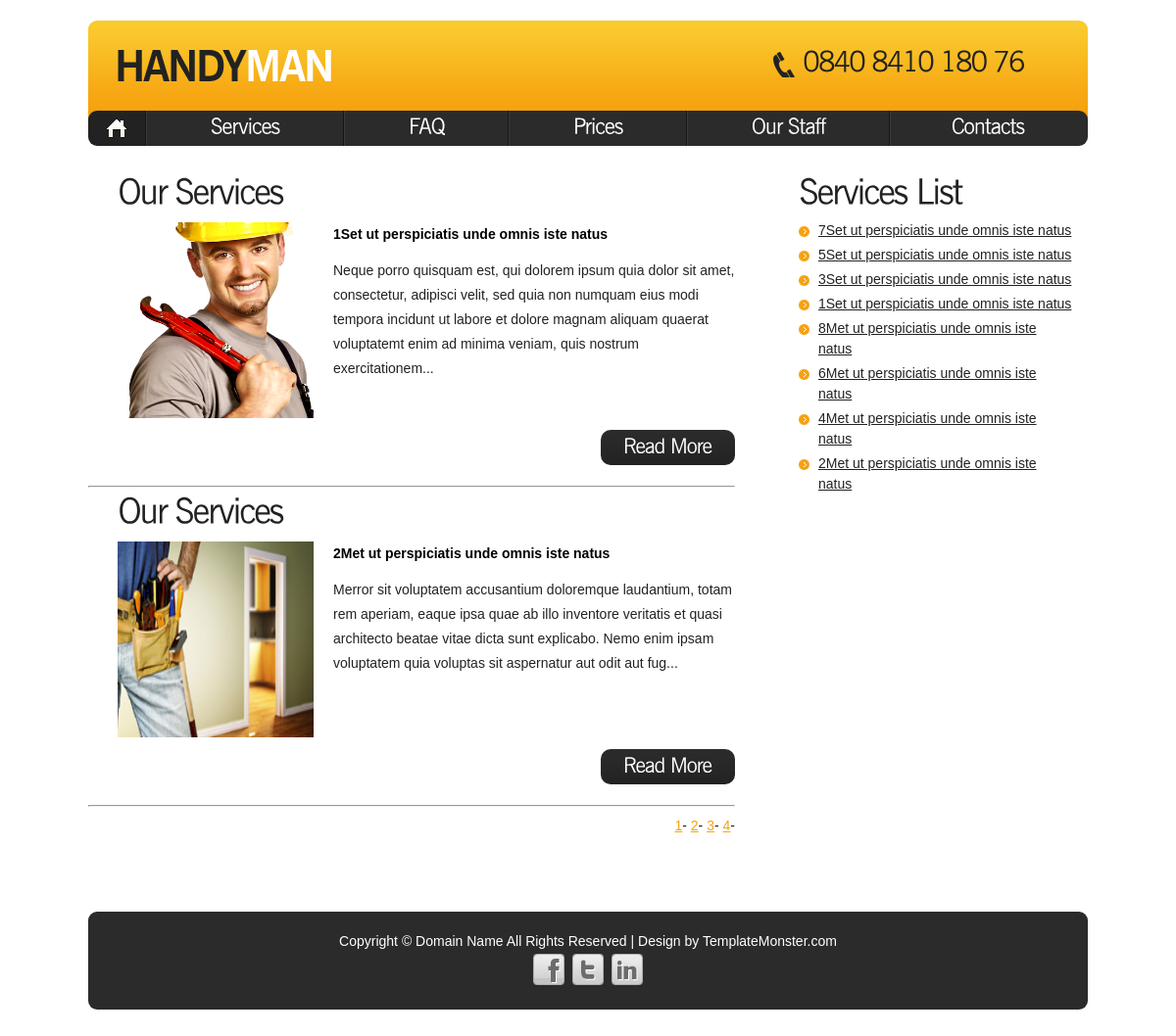
/services.php, run on the app's committed database.
### tables this page shows
CREATE TABLE `config` (
  `config_id` int(11) NOT NULL,
  `config_logo` varchar(250) NOT NULL,
  `config_phone` varchar(20) NOT NULL,
  `config_title` varchar(70) NOT NULL,
  `config_desc` varchar(250) NOT NULL,
  `config_keywords` varchar(250) NOT NULL,
  `config_face` varchar(100) NOT NULL,
  `config_twit` varchar(100) NOT NULL,
  `config_footer` varchar(500) NOT NULL,
  `config_address` varchar(500) NOT NULL,
  `config_email` varchar(100) NOT NULL,
  `config_fax` varchar(50) NOT NULL,
  `config_author` varchar(25) NOT NULL
);

CREATE TABLE `menu` (
  `menu_id` int(11) NOT NULL,
  `menu_name` varchar(25) NOT NULL,
  `menu_url` varchar(250) NOT NULL
);

CREATE TABLE `services` (
  `services_id` int(11) NOT NULL,
  `services_date` datetime NOT NULL,
  `services_name` varchar(100) NOT NULL,
  `services_detail` varchar(2000) NOT NULL,
  `services_path` varchar(250) NOT NULL,
  `services_hit` varchar(50) NOT NULL DEFAULT '0'
);

### seo.php (called while the page is built)
<?php
function seo($s) {
    $tr = array('ş','Ş','ı','I','İ','ğ','Ğ','ü','Ü','ö','Ö','Ç','ç','(',')','/',' ',',','?');
    $eng = array('s','s','i','i','i','g','g','u','u','o','o','c','c','','','-','-','','');
    $s = str_replace($tr,$eng,$s);
    $s = strtolower($s);
    $s = preg_replace('/&amp;amp;amp;amp;amp;amp;amp;amp;amp;.+?;/', '', $s);
    $s = preg_replace('/\s+/', '-', $s);
    $s = preg_replace('|-+|', '-', $s);
    $s = preg_replace('/#/', '', $s);
    $s = str_replace('.', '', $s);
    $s = trim($s, '-');
    return $s;
}
?>

### services.php (the view, shortened to what this page needs)
<?php
  include 'header.php';
?>
    <section id="content">
      <div class="wrapper">
        <article class="col-1">
        <?php
         $pagination = 2;
         $run_pagination = mysqli_query($conn,"SELECT * FROM services");
         $all_services = mysqli_num_rows($run_pagination);
         $all_pagination = ceil($all_services/$pagination);
         $pagin= isset($_GET['pagin']) ? (int) $_GET['pagin']:1;
         $limit = ($pagin -1)* $pagination;
        $run_services = mysqli_query($conn,"SELECT * FROM services ORDER BY services_name LIMIT $limit,$pagination");
        while($row_services=mysqli_fetch_assoc($run_services)){?>
          <div class="indent-left">
            <h3 class="prev-indent-bot">Our Services</h3>
            <div class="wrapper prev-indent-bot">
              <figure class="img-indent"><img width="200px;" height="200px;" src="admin/<?php echo $row_services['services_path']; ?>" alt=""></figure>
              <div class="extra-wrap">
                <h6 class="prev-indent-bot"><?php echo $row_services['services_name']; ?> </h6>
                 <?php echo substr($row_services['services_detail'],0,250); ?>...</div>
            </div>
            <a style="float:right; " class="button-2" href="<?=seo($row_services['services_name']).'-'.$row_services['services_id'];?>">Read More</a> </div>
            <br>
            <br>
        <hr>
        <?php } ?>
        <div align="right" class="col-md-12">
        <?php
            $p=0;
            while($p < $all_pagination){
            $p++; ?>
            <a href="services.php?pagin=<?php echo $p;?>"><?php echo $p; ?></a>-
           <?php } ?>
           </div>
        </article>
        <article class="col-2">
          <h3 class="p1">Services List</h3>
          <ul class="list-1">
          <?php
            $run_services = mysqli_query($conn,"SELECT * FROM services ORDER BY services_hit DESC limit 10");
            while($row_services=mysqli_fetch_assoc($run_services)){?>
                    <li><a href="view_services.php?services_id=<?php echo $row_services['services_id']; ?>"> <?php echo $row_services['services_name']; ?></a></li>
            <?php } ?>
         </ul>
        </article>
      </div>
    </section>
    <aside>
      <div class="block"></div>
    </aside>
  </div>
</div>
<?php include 'footer.php';?>

### header.php (shortened to what this page needs)
<?php
include 'db.php';
include 'seo.php';
$run_config= "SELECT * FROM config";
$con_config= mysqli_query($conn,$run_config);
$row_config = mysqli_fetch_assoc($con_config);
?>
<!DOCTYPE html>
<html lang="en">
<head>
    <link rel="stylesheet" href="css/reset.css" type="text/css" media="screen">
    <link rel="stylesheet" href="css/styles.css" type="text/css" media="screen">
    <link rel="stylesheet" href="css/layout.css" type="text/css" media="screen">
    <link href="assets/css/bootstrap-fileupload.min.css" rel="stylesheet"/>
</head>
<body id="page1">
<div class="extra">
    <div class="main">
        <header>
            <div class="indent">
                <div class="row-top">
                    <div class="wrapper">
                        <img style="margin: 30px 0px 0px 30px;" src="<?php echo $row_config['config_logo']; ?>">
                        <strong class="support"><?php echo $row_config['config_phone']; ?></strong> </div>
                </div>
                <nav>
                    <ul class="menu">
                        <li><a class="active" href="index.php">Home</a></li>
                      <?php
                            $count_sql= mysqli_query($conn,"SELECT * FROM menu");
                            $count_menu = mysqli_num_rows($count_sql);
                            $count=0;
                                while($row_menu=mysqli_fetch_assoc($count_sql)){
                                    $count++; ?>
                                 <li class="<?php
                                    if($count_menu == $count){
                                        echo "last";
                                    }
                                 ?>"><a href="<?php echo $row_menu['menu_url'];?>"><?php echo $row_menu['menu_name'];?> </a></li>
                      <?php   }     ?>
                </nav>
            </div>
        </header>

### footer.php (shortened to what this page needs)
<footer>
    <div class="main">
        <div class="footer-bg">
            <?php echo $row_config['config_footer']; ?>
            <ul class="list-services">
                <li><a class="tooltips" target="_blank" href="<?php echo $row_config['config_face']; ?>"></a></li>
                <li class="item-1"><a target="_blank" class="tooltips" href="<?php echo $row_config['config_twit']; ?>"></a></li>
                <li class="item-2"><a target="_blank" class="tooltips" href="https://www.linkedin.com/"></a></li>
            </ul>
        </div>
    </div>
</footer>
</body>
</html>

### css/styles.css (style rules this page uses)
article, aside, audio, canvas, command, datalist, details, embed, figcaption, figure, footer, header, hgroup, keygen, meter, nav, output, progress, section, source, video { display:block }
html { width:100% }
body { font-family:Arial, Helvetica, sans-serif; font-size:100%; color:#222; min-width:1020px; background:#fff }
.main { width:1020px; padding:0; margin:0 auto; font-size:0.875em; line-height:1.785em }
a { color:#f6a20e; outline:none }
.col-1, .col-2, .column-1, .column-2 { float:left }
.wrapper { width:100%; overflow:hidden; position:relative }
.extra-wrap { overflow:hidden }
p { margin-bottom:18px }
.p1 { margin-bottom:8px }
.indent { padding:21px 0 0; position:relative; overflow:hidden }
.indent-left { padding-left:30px }
.prev-indent-bot { margin-bottom:12px }
.img-indent { float:left; margin:0 20px 0px 0 }
.menu li a, .link, .button, .button-2, h1 a { text-decoration:none }
header { width:100%; position:relative; z-index:2; }
.row-top { width:100%; min-height:101px; background:url(../images/row-top-tail.gif) left top repeat-x #f6a20e; border-radius:9px 9px 0 0; -moz-border-radius:9px 9px 0 0; -webkit-border-radius:9px 9px 0 0; position:relative; overflow:hidden; z-index:1; }
.support { display:block; font-size:29px; line-height:1.2em; padding:29px 65px 0 30px; letter-spacing:-2px; background:url(../images/pic-1.png) 0 32px no-repeat; float:right; }
.menu { padding:0 0 0 0; width:100%; margin-top:-9px; position:relative; z-index:2; }
.menu li { float:left; position:relative; padding-right:2px; background:url(../images/menu-spacer.gif) right top repeat-y; }
.menu li.last { background:none; padding:0 }
.menu li a { display:block; font-size:22px; font-weight:400; line-height:2em; padding:6px 64px 8px 65px; color:#fff; text-transform:capitalize; letter-spacing:-1px; background:#2b2b2b; }
.menu li:first-child a { padding:6px 0 8px; width:58px; text-indent:-9999px; background:url(../images/menu-home-icon.png) center center no-repeat #2b2b2b; border-radius:9px 0 0 9px; -moz-border-radius:9px 0 0 9px; -webkit-border-radius:9px 0 0 9px; }
.menu li.last a { padding:6px 64px 8px 62px; border-radius:0 9px 9px 0; -moz-border-radius:0 9px 9px 0; -webkit-border-radius:0 9px 9px 0; }
.menu li a.active, .menu > li > a:hover { background-color:#222; }
aside { width:100%; padding:21px 0; }
#content { width:100%; padding:20px 0; position:relative; z-index:1; }
h3 { font-size:36px; line-height:1.222em; color:#222; letter-spacing:-2px; margin-bottom:22px; }
h6 { color:#000 }
.button-2 { display:inline-block; padding:7px 23px 8px; font-size:21px; line-height:1.238em; letter-spacing:-1px; color:#fff; background:url(../images/button2-tail.gif) 0 0 repeat-x #222; border-radius:10px; -moz-border-radius:10px; -webkit-border-radius:10px; cursor:pointer; }
.list-1 li { line-height:21px; padding:2px 0 2px 20px; background:url(../images/marker-1.png) 0 8px no-repeat; }
.list-1 li a { display:inline-block; color:#222; }
footer { width:100%; height:132px; color:#fff; text-align:center; position:relative; overflow:hidden; z-index:9; }
.footer-bg { width:100%; padding:18px 0 25px; background:#2b2b2b; border-radius:9px; -moz-border-radius:9px; -webkit-border-radius:9px; }
.list-services { padding:0; width:112px; margin:0 auto; overflow:hidden; }
.list-services li { float:left; padding:0 0 0 8px; }
.list-services li:first-child { padding:0 }
.list-services li a { display:block; width:32px; height:32px; text-indent:-9999px; background:url(../images/social-icons.png) 0 0 no-repeat; }
.list-services li.item-1 a { background-position:-40px 0 }
.list-services li.item-2 a { background-position:-80px 0 }
.block { height:132px }
.extra { min-height:100%; height:auto !important; height:100%; margin: 0 auto -132px; position:relative; overflow:hidden; }
html, body { height:100% }

### css/layout.css (style rules this page uses)
#page1 .col-1 { width:660px; margin-right:65px }
#page1 .col-2 { width:280px }
#page1 .indent { padding:21px 0 20px }
#page1 #content { padding:10px 0 33px }

### data on the page
config: config_logo (picture), config_footer "Copyright © Domain Name All Rights Reserved | Design by TemplateMonster.com"
services: services_path (picture), services_name "1Set ut perspiciatis unde omnis iste natus", services_detail "Neque porro quisquam est, qui dolorem ipsum quia dolor sit amet, consectetur, adipisci velit, sed quia non numquam eius modi tempora incidunt ut labore et dolore magnam aliquam quaerat voluptatemt enim ad minima veniam, quis nostrum exercitationem"
services: services_path (picture), services_name "2Met ut perspiciatis unde omnis iste natus", services_detail "Merror sit voluptatem accusantium doloremque laudantium, totam rem aperiam, eaque ipsa quae ab illo inventore veritatis et quasi architecto beatae vitae dicta sunt explicabo. Nemo enim ipsam voluptatem quia voluptas sit aspernatur aut odit aut fug"
services: services_name "7Set ut perspiciatis unde omnis iste natus"
services: services_name "5Set ut perspiciatis unde omnis iste natus"
services: services_name "3Set ut perspiciatis unde omnis iste natus"
services: services_name "8Met ut perspiciatis unde omnis iste natus"
services: services_name "6Met ut perspiciatis unde omnis iste natus"
services: services_name "4Met ut perspiciatis unde omnis iste natus"
